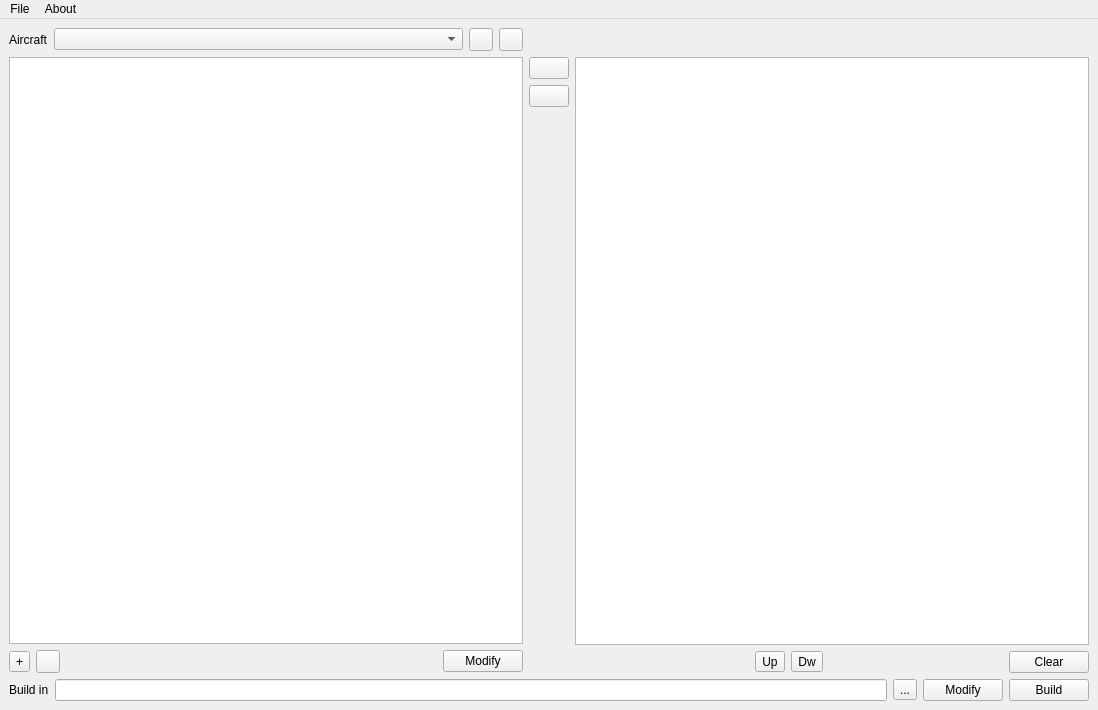
<?xml version="1.0" encoding="UTF-8"?>
<ui version="4.0">
 <class>KneeboardMainWnd</class>
 <widget class="QMainWindow" name="KneeboardMainWnd">
  <property name="geometry">
   <rect>
    <x>0</x>
    <y>0</y>
    <width>1098</width>
    <height>710</height>
   </rect>
  </property>
  <property name="windowTitle">
   <string>KneeboardMainWnd</string>
  </property>
  <widget class="QWidget" name="centralwidget">
   <layout class="QGridLayout" name="gridLayout">
    <item row="0" column="0">
     <layout class="QHBoxLayout" name="horizontalLayout_4">
      <item>
       <widget class="QLabel" name="label_3">
        <property name="text">
         <string>Aircraft</string>
        </property>
       </widget>
      </item>
      <item>
       <widget class="QComboBox" name="cmbDatabase">
        <property name="sizePolicy">
         <sizepolicy hsizetype="Expanding" vsizetype="Fixed">
          <horstretch>0</horstretch>
          <verstretch>0</verstretch>
         </sizepolicy>
        </property>
        <property name="toolTip">
         <string>&lt;html&gt;&lt;head/&gt;&lt;body&gt;&lt;p&gt;Select the groups database to use&lt;/p&gt;&lt;/body&gt;&lt;/html&gt;</string>
        </property>
        <property name="sizeAdjustPolicy">
         <enum>QComboBox::AdjustToContents</enum>
        </property>
       </widget>
      </item>
      <item>
       <widget class="QToolButton" name="btnAddDatabase">
        <property name="toolTip">
         <string>&lt;html&gt;&lt;head/&gt;&lt;body&gt;&lt;p&gt;Create a new Aircraft database&lt;/p&gt;&lt;/body&gt;&lt;/html&gt;</string>
        </property>
        <property name="text">
         <string/>
        </property>
        <property name="icon">
         <iconset resource="kneeboard.qrc">
          <normaloff>:/icons/add.svg</normaloff>:/icons/add.svg</iconset>
        </property>
       </widget>
      </item>
      <item>
       <widget class="QToolButton" name="btnRemoveDatabase">
        <property name="toolTip">
         <string>&lt;html&gt;&lt;head/&gt;&lt;body&gt;&lt;p&gt;Remove the current Aircraft database, all data will be lost&lt;/p&gt;&lt;/body&gt;&lt;/html&gt;</string>
        </property>
        <property name="text">
         <string/>
        </property>
        <property name="icon">
         <iconset resource="kneeboard.qrc">
          <normaloff>:/icons/remove.svg</normaloff>:/icons/remove.svg</iconset>
        </property>
       </widget>
      </item>
     </layout>
    </item>
    <item row="1" column="0">
     <layout class="QVBoxLayout" name="verticalLayout_3">
      <item>
       <widget class="QListWidget" name="lstGroups"/>
      </item>
      <item>
       <layout class="QHBoxLayout" name="horizontalLayout_2">
        <item>
         <widget class="QToolButton" name="btnAdd">
          <property name="toolTip">
           <string>&lt;html&gt;&lt;head/&gt;&lt;body&gt;&lt;p&gt;Add a new group to the groups database&lt;/p&gt;&lt;/body&gt;&lt;/html&gt;</string>
          </property>
          <property name="text">
           <string>+</string>
          </property>
          <property name="icon">
           <iconset resource="kneeboard.qrc">
            <normaloff>:/icons/add.svg</normaloff>:/icons/add.svg</iconset>
          </property>
         </widget>
        </item>
        <item>
         <widget class="QToolButton" name="btnRemove">
          <property name="toolTip">
           <string>&lt;html&gt;&lt;head/&gt;&lt;body&gt;&lt;p&gt;Remove the current group from the database, all data will be lost&lt;/p&gt;&lt;/body&gt;&lt;/html&gt;</string>
          </property>
          <property name="text">
           <string/>
          </property>
          <property name="icon">
           <iconset resource="kneeboard.qrc">
            <normaloff>:/icons/remove.svg</normaloff>:/icons/remove.svg</iconset>
          </property>
         </widget>
        </item>
        <item>
         <spacer name="horizontalSpacer_2">
          <property name="orientation">
           <enum>Qt::Horizontal</enum>
          </property>
          <property name="sizeHint" stdset="0">
           <size>
            <width>40</width>
            <height>20</height>
           </size>
          </property>
         </spacer>
        </item>
        <item>
         <widget class="QPushButton" name="btnModifyGroup">
          <property name="toolTip">
           <string>&lt;html&gt;&lt;head/&gt;&lt;body&gt;&lt;p&gt;Modify the selected group&lt;/p&gt;&lt;/body&gt;&lt;/html&gt;</string>
          </property>
          <property name="text">
           <string>Modify</string>
          </property>
         </widget>
        </item>
       </layout>
      </item>
     </layout>
    </item>
    <item row="1" column="1">
     <layout class="QVBoxLayout" name="verticalLayout_2">
      <item>
       <widget class="QPushButton" name="btnAddToKneeboard">
        <property name="toolTip">
         <string>&lt;html&gt;&lt;head/&gt;&lt;body&gt;&lt;p&gt;Add selected group to kneeboard&lt;/p&gt;&lt;/body&gt;&lt;/html&gt;</string>
        </property>
        <property name="text">
         <string/>
        </property>
        <property name="icon">
         <iconset resource="kneeboard.qrc">
          <normaloff>:/icons/right-arrow.svg</normaloff>:/icons/right-arrow.svg</iconset>
        </property>
       </widget>
      </item>
      <item>
       <widget class="QPushButton" name="btnRemoveFromKneeboard">
        <property name="toolTip">
         <string>&lt;html&gt;&lt;head/&gt;&lt;body&gt;&lt;p&gt;Remove selected group from the kneeboard&lt;/p&gt;&lt;/body&gt;&lt;/html&gt;</string>
        </property>
        <property name="text">
         <string/>
        </property>
        <property name="icon">
         <iconset resource="kneeboard.qrc">
          <normaloff>:/icons/left-arrow.svg</normaloff>:/icons/left-arrow.svg</iconset>
        </property>
       </widget>
      </item>
      <item>
       <widget class="QLabel" name="label_2">
        <property name="maximumSize">
         <size>
          <width>200</width>
          <height>270</height>
         </size>
        </property>
        <property name="text">
         <string/>
        </property>
        <property name="pixmap">
         <pixmap resource="kneeboard.qrc">:/cvw-66.png</pixmap>
        </property>
        <property name="scaledContents">
         <bool>true</bool>
        </property>
       </widget>
      </item>
      <item>
       <spacer name="verticalSpacer">
        <property name="orientation">
         <enum>Qt::Vertical</enum>
        </property>
        <property name="sizeHint" stdset="0">
         <size>
          <width>20</width>
          <height>388</height>
         </size>
        </property>
       </spacer>
      </item>
     </layout>
    </item>
    <item row="1" column="2">
     <layout class="QVBoxLayout" name="verticalLayout">
      <item>
       <widget class="QListWidget" name="lstKneeboard"/>
      </item>
      <item>
       <layout class="QHBoxLayout" name="horizontalLayout_5">
        <item>
         <spacer name="horizontalSpacer_4">
          <property name="orientation">
           <enum>Qt::Horizontal</enum>
          </property>
          <property name="sizeHint" stdset="0">
           <size>
            <width>40</width>
            <height>20</height>
           </size>
          </property>
         </spacer>
        </item>
        <item>
         <widget class="QToolButton" name="btnUp">
          <property name="toolTip">
           <string>&lt;html&gt;&lt;head/&gt;&lt;body&gt;&lt;p&gt;Move the selected group up&lt;/p&gt;&lt;/body&gt;&lt;/html&gt;</string>
          </property>
          <property name="text">
           <string>Up</string>
          </property>
         </widget>
        </item>
        <item>
         <widget class="QToolButton" name="btnDown">
          <property name="toolTip">
           <string>&lt;html&gt;&lt;head/&gt;&lt;body&gt;&lt;p&gt;Move the selected group down&lt;/p&gt;&lt;/body&gt;&lt;/html&gt;</string>
          </property>
          <property name="text">
           <string>Dw</string>
          </property>
         </widget>
        </item>
        <item>
         <spacer name="horizontalSpacer">
          <property name="orientation">
           <enum>Qt::Horizontal</enum>
          </property>
          <property name="sizeHint" stdset="0">
           <size>
            <width>40</width>
            <height>20</height>
           </size>
          </property>
         </spacer>
        </item>
        <item>
         <widget class="QPushButton" name="btnClearKneeboard">
          <property name="toolTip">
           <string>&lt;html&gt;&lt;head/&gt;&lt;body&gt;&lt;p&gt;Clears the current kneeboard list&lt;/p&gt;&lt;/body&gt;&lt;/html&gt;</string>
          </property>
          <property name="text">
           <string>Clear</string>
          </property>
         </widget>
        </item>
       </layout>
      </item>
     </layout>
    </item>
    <item row="2" column="0" colspan="3">
     <layout class="QHBoxLayout" name="horizontalLayout">
      <item>
       <widget class="QLabel" name="label">
        <property name="text">
         <string>Build in</string>
        </property>
       </widget>
      </item>
      <item>
       <widget class="QLineEdit" name="edtKneeboardDir">
        <property name="readOnly">
         <bool>true</bool>
        </property>
       </widget>
      </item>
      <item>
       <widget class="QToolButton" name="btnChooseOutputFolder">
        <property name="toolTip">
         <string>&lt;html&gt;&lt;head/&gt;&lt;body&gt;&lt;p&gt;Choose the build output location&lt;/p&gt;&lt;/body&gt;&lt;/html&gt;</string>
        </property>
        <property name="text">
         <string>...</string>
        </property>
       </widget>
      </item>
      <item>
       <widget class="QPushButton" name="btnEditKneeboard">
        <property name="toolTip">
         <string>&lt;html&gt;&lt;head/&gt;&lt;body&gt;&lt;p&gt;Modify the kneeboard at the build output location&lt;/p&gt;&lt;/body&gt;&lt;/html&gt;</string>
        </property>
        <property name="text">
         <string>Modify</string>
        </property>
       </widget>
      </item>
      <item>
       <widget class="QPushButton" name="btnSave">
        <property name="toolTip">
         <string>&lt;html&gt;&lt;head/&gt;&lt;body&gt;&lt;p&gt;Build the kneeboard at the buil location&lt;/p&gt;&lt;/body&gt;&lt;/html&gt;</string>
        </property>
        <property name="text">
         <string>Build</string>
        </property>
       </widget>
      </item>
     </layout>
    </item>
   </layout>
  </widget>
  <widget class="QMenuBar" name="menuBar">
   <property name="geometry">
    <rect>
     <x>0</x>
     <y>0</y>
     <width>1098</width>
     <height>32</height>
    </rect>
   </property>
   <widget class="QMenu" name="menuFile">
    <property name="title">
     <string>File</string>
    </property>
    <addaction name="actionExit"/>
   </widget>
   <widget class="QMenu" name="menuAbout">
    <property name="title">
     <string>About</string>
    </property>
    <addaction name="actionInfo"/>
   </widget>
   <addaction name="menuFile"/>
   <addaction name="menuAbout"/>
  </widget>
  <action name="actionCreate_DB">
   <property name="text">
    <string>Create DB</string>
   </property>
  </action>
  <action name="actionExit">
   <property name="text">
    <string>Exit</string>
   </property>
  </action>
  <action name="actionInfo">
   <property name="text">
    <string>Info</string>
   </property>
  </action>
 </widget>
 <resources>
  <include location="kneeboard.qrc"/>
 </resources>
 <connections/>
</ui>
